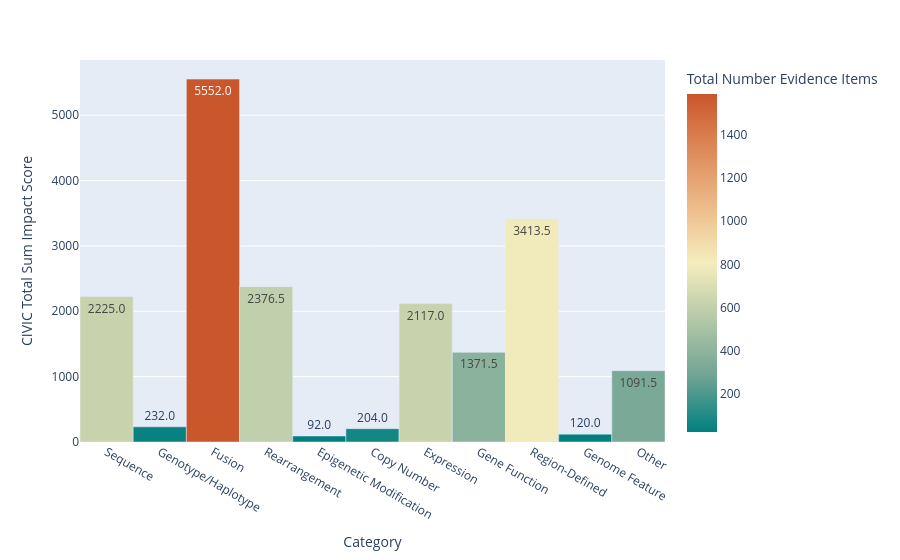

The notebook cell saved with this chart:
### Markdown cell above
The bar graph below shows the relationship between the Not Supported variant sub category impact score and the sub category. Additionally, the colors illustrate the number of evidence items associated each sub category.

### Code cell
fig = px.bar(
    not_supported_variant_impact_df,
    x="Category",
    y="CIVIC Total Sum Impact Score",
    hover_data=[
        "Total Number Evidence Items",
        not_supported_variant_impact_df["% Accepted Evidence Items"],
    ],
    color="Total Number Evidence Items",
    labels={"CIVIC Total Sum Impact Score": "CIVIC Total Sum Impact Score"},
    text_auto=".1f",
    color_continuous_scale="geyser",
)
fig.update_traces(width=1)
fig.show()

### Figure 1 — Plotly figure (JSON) as saved in the notebook; plotly's stock layout.template omitted (floating-point values rounded to 4 significant figures)
{"data": [{"customdata": [[626, "44.57%"], [39, "48.72%"], [1590, "64.65%"], [594, "40.07%"], [23, "95.65%"], [70, "40.00%"], [623, "55.38%"], [389, "43.96%"], [787, "58.58%"], [25, "20.00%"], [321, "23.68%"]], "hovertemplate": "Category=%{x}<br>CIVIC Total Sum Impact Score=%{y}<br>Total Number Evidence Items=%{marker.color}<br>% Accepted Evidence Items=%{customdata[1]}<extra></extra>", "legendgroup": "", "marker": {"color": [626, 39, 1590, 594, 23, 70, 623, 389, 787, 25, 321], "coloraxis": "coloraxis", "pattern": {"shape": ""}}, "name": "", "orientation": "v", "showlegend": false, "textposition": "auto", "texttemplate": "%{y:.1f}", "type": "bar", "width": 1, "x": ["Sequence", "Genotype/Haplotype", "Fusion", "Rearrangement", "Epigenetic Modification", "Copy Number", "Expression", "Gene Function", "Region-Defined", "Genome Feature", "Other"], "xaxis": "x", "y": [2225.0, 232.0, 5552.0, 2376.0, 92.0, 204.0, 2117.0, 1372.0, 3414.0, 120.0, 1092.0], "yaxis": "y"}], "layout": {"barmode": "relative", "coloraxis": {"colorbar": {"title": {"text": "Total Number Evidence Items"}}, "colorscale": [[0, "rgb(0, 128, 128)"], [0.1667, "rgb(112, 164, 148)"], [0.3333, "rgb(180, 200, 168)"], [0.5, "rgb(246, 237, 189)"], [0.6667, "rgb(237, 187, 138)"], [0.8333, "rgb(222, 138, 90)"], [1, "rgb(202, 86, 44)"]]}, "legend": {"tracegroupgap": 0}, "margin": {"t": 60}, "xaxis": {"anchor": "y", "domain": [0, 1], "title": {"text": "Category"}}, "yaxis": {"anchor": "x", "domain": [0, 1], "title": {"text": "CIVIC Total Sum Impact Score"}}}}
